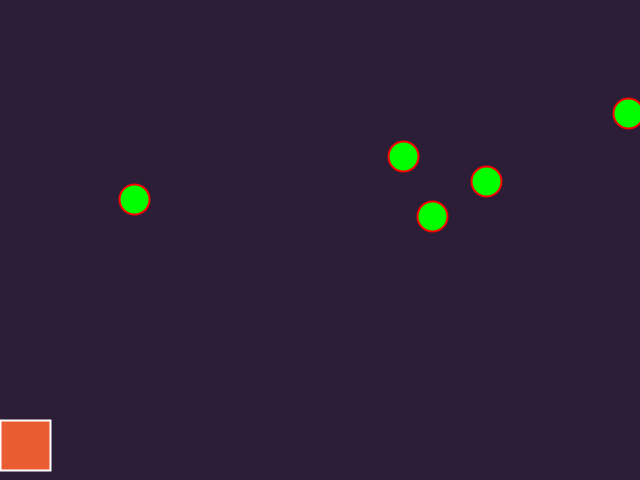
Frame 1 (no input)
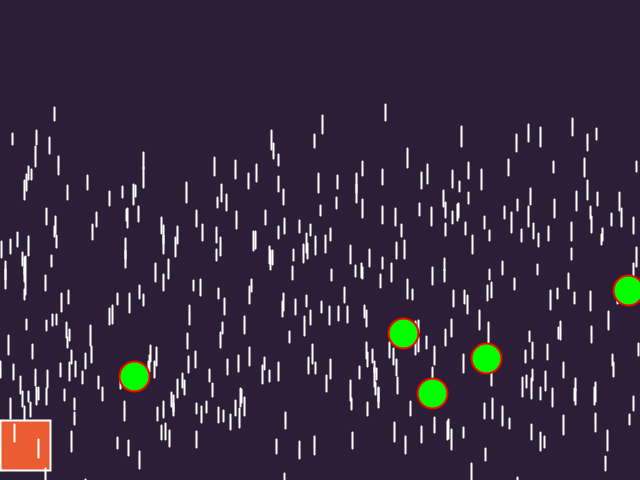
Frame 60 (the mouse pressed at the canvas centre just before this capture)
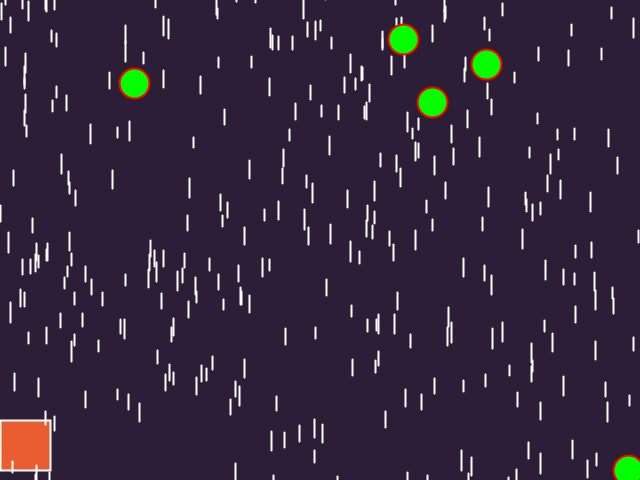
Frame 120 (the mouse held since frame 60 and released just before this capture)

The Processing sketch that drew these frames (run headless with seeded random() and noise(); from frame 60 on, the mouse is pressed at the canvas centre):

// Processing sketch: ball_bucket_pde
// ── ball_bucket_pde.pde
Car cars;
Car lines[]=new Car[400];
Car circles[]=new Car[5];
void setup()
{
 size(640,480);
   cars=new Car(0,420,50,50);
   for(int i=0;i<lines.length;i++)
   {
       lines[i]=new Car();    
   }
   for(int i=0;i<circles.length;i++)
   {
       circles[i]=new Car();    
   }
}
void draw()
{
 background(45,30,55);
 cars.body();
 
 for(int i=0;i<lines.length;i++)
   {
       lines[i].rain(); 
       lines[i].rspeed();
   }
   for(int i=0;i<circles.length;i++)
   {
       circles[i].Circles(); 
       circles[i].cspeed();
      circles[i].score();
   }
}

void keyPressed()
{
  if(key=='a')
  {
    cars.movement=-10;
    cars.move();
  }else if(key=='d')
  {
   cars.movement=10;
   cars.move();
  }
}

// ── car.pde
class Car{
  
  int bx1,by1,bw,bh,threshold=20,movement;
  
  float rax1=random(width),ray1=random(-200,-100),raspeed=random(5,10),ral=random(10,20),cx=random(640),cy=random(300),cspeed=3;
    
 Car(int rx1,int ry1,int rw,int rh) 
  {
    bx1=rx1;
   by1=ry1;
   bw=rw;
   bh=rh;
  }
  Car()
  {
    
    
  }
  
  void rain(){
    stroke(255);
   line(rax1,ray1,rax1,ray1+ral);    
  }
  
  void rspeed(){
    ray1=ray1+raspeed;
    
    if(ray1>height){
     ray1=random(-200,-100); 
    }
  
  }
  
  void Circles(){
    stroke(255,0,0);
    fill(0,255,0);
    circle(cx,cy,30);
  }
  
  void cspeed(){
    cy=cy+cspeed;
    if(cy>height){
      cy=random(0,10);
    }
  }
  
  void score(){
    
    if(distSq(bx1+bw/2,by1+bh/2,cx,cy) < threshold*threshold){  
      print("ya");
    }

  }
  
  void body(){
    stroke(255);
    fill(255,100,50,230);
    strokeWeight(2);
    rect(bx1,by1,bw,bh);   
  }
  
  void move(){
   bx1=bx1+movement;  
  }
  
  float distSq(float x1,float y1,float x2,float y2){
  return (x2-x1)*(x2-x1) + (y2-y1)*(y2-y1);
  }
}
